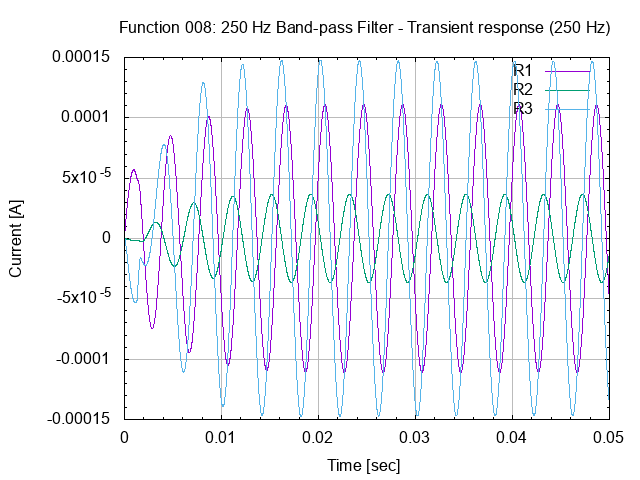

The gnuplot source for this figure:
# set terminal
set term png

# set graph
set output "26.008.00.02.01.png"
set title "Function 008: 250 Hz Band-pass Filter - Transient response (250 Hz)"

# setup Y-axis
set grid ytics lt 1 lw 1 lc rgb "#bbbbbb"
set mytics
set ylabel "Current [A]"

# setup X-axis
set grid xtics lt 1 lw 1 lc rgb "#bbbbbb"
set mxtics
set xrange [0:0.05]
set xlabel "Time [sec]"

# setup plot style
set style data lines
plot '26.008.00.02.01.dat' using 1:2 title "R1", \
     '26.008.00.02.01.dat' using 1:3 title "R2", \
     '26.008.00.02.01.dat' using 1:4 title "R3"

# set output back to default
set output

# reset terminal type
set terminal pop
